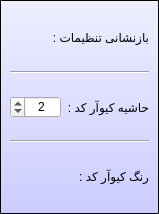
<?xml version="1.0" encoding="UTF-8"?>
<ui version="4.0">
 <class>FormSetting</class>
 <widget class="QWidget" name="FormSetting">
  <property name="geometry">
   <rect>
    <x>0</x>
    <y>0</y>
    <width>159</width>
    <height>214</height>
   </rect>
  </property>
  <property name="windowTitle">
   <string>Form</string>
  </property>
  <property name="layoutDirection">
   <enum>Qt::RightToLeft</enum>
  </property>
  <layout class="QGridLayout" name="gridLayout">
   <property name="leftMargin">
    <number>0</number>
   </property>
   <property name="topMargin">
    <number>0</number>
   </property>
   <property name="rightMargin">
    <number>0</number>
   </property>
   <property name="bottomMargin">
    <number>0</number>
   </property>
   <item row="0" column="0">
    <widget class="QFrame" name="mainFrame">
     <property name="styleSheet">
      <string notr="true">#mainFrame {
border: 1px solid black;
border-radius: 1px;
background: QLinearGradient(x1: 0, y1: 0, x2: 0, y2: 1, stop: 0 #eef, stop: 1 #ccf);
}</string>
     </property>
     <property name="frameShape">
      <enum>QFrame::StyledPanel</enum>
     </property>
     <property name="frameShadow">
      <enum>QFrame::Raised</enum>
     </property>
     <layout class="QVBoxLayout" name="verticalLayout">
      <item>
       <layout class="QHBoxLayout" name="horizontalLayout_4">
        <item>
         <widget class="QLabel" name="label_3">
          <property name="text">
           <string>بازنشانی تنظیمات :</string>
          </property>
         </widget>
        </item>
        <item>
         <widget class="QToolButton" name="btnResetToDefault">
          <property name="toolTip">
           <string>بازگرداندن تنظیمات به حالت اولیه</string>
          </property>
          <property name="icon">
           <iconset resource="rc/rc.qrc">
            <normaloff>:/icons/reset_to_default.png</normaloff>:/icons/reset_to_default.png</iconset>
          </property>
          <property name="autoRaise">
           <bool>true</bool>
          </property>
         </widget>
        </item>
       </layout>
      </item>
      <item>
       <widget class="Line" name="line">
        <property name="orientation">
         <enum>Qt::Horizontal</enum>
        </property>
       </widget>
      </item>
      <item>
       <layout class="QHBoxLayout" name="horizontalLayout_5">
        <item>
         <widget class="QLabel" name="label_4">
          <property name="text">
           <string>حاشیه کیوآر کد :</string>
          </property>
         </widget>
        </item>
        <item>
         <widget class="QSpinBox" name="spbBorderSize">
          <property name="toolTip">
           <string>فاصله فریم تا قاب</string>
          </property>
          <property name="alignment">
           <set>Qt::AlignCenter</set>
          </property>
          <property name="minimum">
           <number>1</number>
          </property>
          <property name="maximum">
           <number>10</number>
          </property>
          <property name="value">
           <number>2</number>
          </property>
         </widget>
        </item>
       </layout>
      </item>
      <item>
       <widget class="Line" name="lineFrameRadius">
        <property name="orientation">
         <enum>Qt::Horizontal</enum>
        </property>
       </widget>
      </item>
      <item>
       <layout class="QHBoxLayout" name="horizontalLayout">
        <item>
         <widget class="QLabel" name="label">
          <property name="text">
           <string>رنگ کیوآر کد :</string>
          </property>
         </widget>
        </item>
        <item>
         <widget class="QToolButton" name="btnQRCodeColorChoice">
          <property name="toolTip">
           <string>انتخاب رنگ قلم</string>
          </property>
          <property name="icon">
           <iconset resource="rc/rc.qrc">
            <normaloff>:/icons/color-choice.png</normaloff>:/icons/color-choice.png</iconset>
          </property>
          <property name="autoRaise">
           <bool>true</bool>
          </property>
         </widget>
        </item>
       </layout>
      </item>
     </layout>
    </widget>
   </item>
  </layout>
 </widget>
 <resources>
  <include location="rc/rc.qrc"/>
 </resources>
 <connections/>
</ui>
